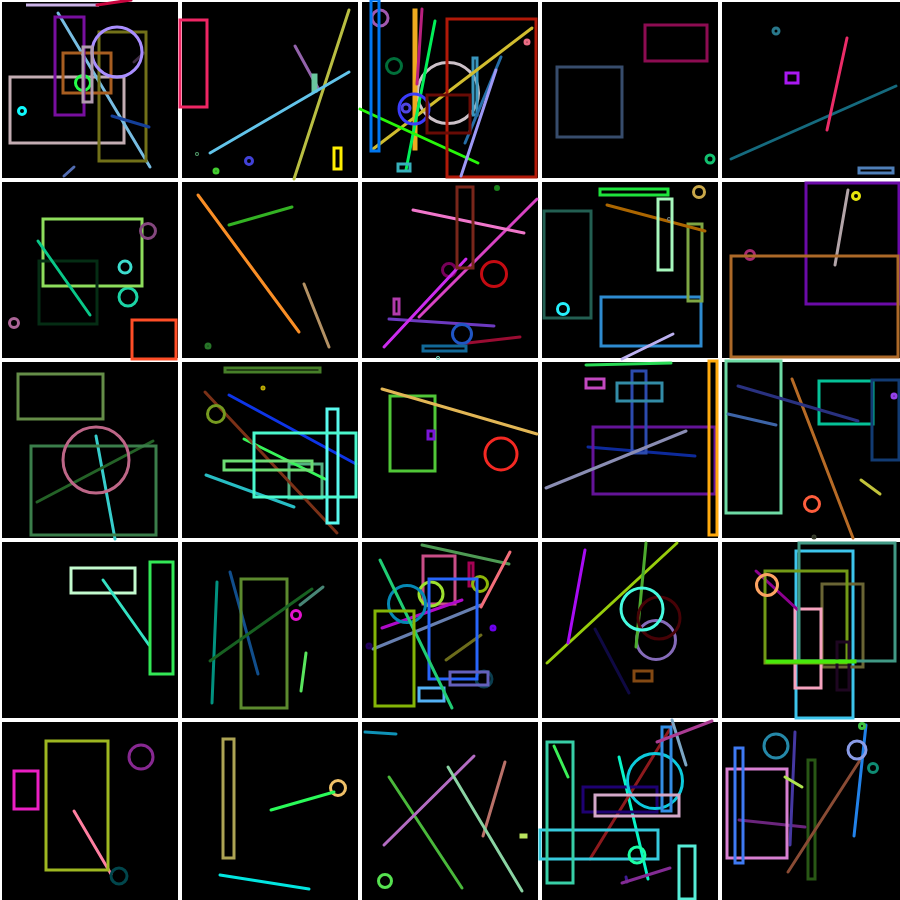
Frame 1 (no input)
Frame 60 (no input): identical to frame 1, image omitted
Frame 120 (the mouse pressed at the canvas centre since frame 60): identical to frame 1, image omitted

The p5.js sketch that drew this single still picture (run headless with seeded random() and noise() and a simulated clock; from frame 60 on, the mouse is pressed at the canvas centre):

// p5.js sketch
// ── sketch.js
let game;

let population

const sw = 900;
const sh = 900;


function setup() {
  createCanvas(sw,sh);

  population = new Population();

  const button = createButton('Next Generation');
  button.mousePressed(getNextGen);
}

function draw() {
  background(0);

  population.draw();
}

function mouseClicked(event) {
  population.clicked(event);
}

function getNextGen() {
  population.nextGen();
}
// ── Dna.js
class Dna {
  constructor(w, h) {
    this.w = w;
    this.h = h;
    this.comps = [];
    const amount = Math.floor(random(3,21));
    for (let i = 0; i < amount; i++) {
      this.comps.push(this.makeRandomComponent());
    }
  }


  makeRandomLine() {
    const x1 = Math.floor(random(this.w));
    const y1 = Math.floor(random(this.h));
    const x2 = Math.floor(random(this.w));
    const y2 = Math.floor(random(this.h));
    const cr = Math.floor(random(256));
    const cg = Math.floor(random(256));
    const cb = Math.floor(random(256));
    return {
      type: "Line",
      x1, y1, x2, y2, cr, cg, cb
    }
  }

  makeRandomCircle() {
    const x = Math.floor(random(this.w));
    const y = Math.floor(random(this.h));
    const minDistToEdge = Math.min(x, y, this.w - x, this.h - y);
    const r = Math.floor(random(0, minDistToEdge));
    const cr = Math.floor(random(256));
    const cg = Math.floor(random(256));
    const cb = Math.floor(random(256));
    return {
      type: "Circle",
      x, y, r, cr, cg, cb
    }
  }

  makeRandomRect() {
    const x1 = Math.floor(random(this.w));
    const y1 = Math.floor(random(this.h));
    const x2 = Math.floor(random(this.w));
    const y2 = Math.floor(random(this.h));
    const x = Math.min(x1, x2);
    const y = Math.min(y1, y2);
    const w = Math.abs(x2 - x1);
    const h = Math.abs(y2 - y1);
    const cr = Math.floor(random(256));
    const cg = Math.floor(random(256));
    const cb = Math.floor(random(256));
    return {
      type: "Rect",
      x, y, w, h, cr, cg, cb
    }
  }

  makeRandomComponent() {
    const type = Math.floor(random(3));
    if (type === 0) {
      return this.makeRandomLine();
    } else if (type === 1) {
      return this.makeRandomRect();
    } else if (type === 2) {
      return this.makeRandomCircle();
    }
  }


  crossover(other) {
    // pick random elements for both parents

    console.log("crossover");

    const cross = new Dna(this.w, this.h);
    cross.comps = [];

    const amountToTake1 = Math.floor(Math.random() * this.comps.length );
    const shuffled1 = this.comps.sort(() => .5 - Math.random());
    console.log(amountToTake1, shuffled1, shuffled1.slice(0, amountToTake1));
    cross.comps = cross.comps.concat(shuffled1.slice(0, amountToTake1));

    const amountToTake2 = Math.floor(Math.random() * other.comps.length);
    const shuffled2 = other.comps.sort(() => .5 - Math.random());
    cross.comps = cross.comps.concat(shuffled2.slice(0, amountToTake2));

    console.log(cross.comps);

    return cross;
  }

  mutate(rate) {
    let numOfNewEles = 0;
    this.comps.map(comp => {
      if (Math.random() < .05 * rate) {
        // mutate em
        const type = Math.floor(random(4));
        if (type === 0) { // change position
          if (comp.type === "Line") {
            comp.x1 = constrain(comp.x1 + random(-5,5), 0, this.w);
            comp.x2 = constrain(comp.x2 + random(-5,5), 0, this.w);
            comp.y1 = constrain(comp.y1 + random(-5,5), 0, this.h);
            comp.y2 = constrain(comp.y2 + random(-5,5), 0, this.h);
          } else if (comp.type === "Rect") {
            comp.x = constrain(comp.x + random(-5,5), 0, this.w-5);
            comp.y = constrain(comp.y + random(-5,5), 0, this.h-5);
            comp.w = constrain(comp.w + random(-5, 5), 0,  this.w - comp.x);
            comp.h = constrain(comp.h + random(-5, 5), 0,  this.h - comp.y);
          }
          return comp;
        } else if (type === 1) {
          return this.makeRandomComponent();
        } else if (type === 2) { // delete
          return false;
        } else if (type === 3) {
          numOfNewEles++;
        }
      }
    }).filter(x => x !== false)

    while (numOfNewEles > 0) {
      this.comps.push(this.makeRandomComponent());
      numOfNewEles--;
    }

  }
}
// ── Drawing.js
class Drawing {
  constructor() {
    this.w = sw/5;
    this.h = sh/5;
    this.dna = [];
    const amount = Math.floor(random(3,21));
    for (let i = 0; i < amount; i++) {
      this.dna.push(this.makeRandomComponent());
    }
  }

  draw(ox, oy) {
    for (const comp of this.dna) {
      stroke(comp.cr, comp.cg, comp.cb);
      if (comp.type === "Line") {
        line(comp.x1+ox, comp.y1+oy, comp.x2+ox, comp.y2+oy);
      } else if (comp.type === "Circle") {
        ellipse(comp.x+ox, comp.y+oy, comp.r, comp.r);
      } else if (comp.type === "Rect") {
        rect(comp.x+ox, comp.y+oy, comp.w, comp.h);
      }
    }
  }

  mate(other, mutationRate) {
    const child = new Drawing();
    child.dna = this.crossover(other);
    child.mutate(mutationRate);
    return child;
  }

  crossover(other) {
    // pick random elements for both parents

    console.log("crossover");

    const amountToTake1 = Math.floor((Math.random() * .5 + .5) * this.dna.length);
    const shuffled1 = this.dna.sort(() => .5 - Math.random());

    const amountToTake2 = Math.floor((Math.random() * .5 + .5) * other.dna.length);
    const shuffled2 = other.dna.sort(() => .5 - Math.random());

    return [].concat(shuffled1.slice(0, amountToTake1))
             .concat(shuffled2.slice(0, amountToTake2));
  }

  mutate(rate) {
    let numOfNewEles = 0;
    this.dna.map(comp => {
      if (Math.random() < .05 * rate) {
        // mutate em
        const type = Math.floor(random(4));
        if (type === 0) { // change position
          if (comp.type === "Line") {
            comp.x1 = constrain(comp.x1 + random(-5,5), 0, this.w);
            comp.x2 = constrain(comp.x2 + random(-5,5), 0, this.w);
            comp.y1 = constrain(comp.y1 + random(-5,5), 0, this.h);
            comp.y2 = constrain(comp.y2 + random(-5,5), 0, this.h);
          } else if (comp.type === "Rect") {
            comp.x = constrain(comp.x + random(-5,5), 0, this.w-5);
            comp.y = constrain(comp.y + random(-5,5), 0, this.h-5);
            comp.w = constrain(comp.w + random(-5, 5), 0,  this.w - comp.x);
            comp.h = constrain(comp.h + random(-5, 5), 0,  this.h - comp.y);
          }
          return comp;
        } else if (type === 1) {
          return this.makeRandomComponent();
        } else if (type === 2) { // delete
          return false;
        } else if (type === 3) {
          numOfNewEles++;
        }
      }
    }).filter(x => x !== false)

    while (numOfNewEles > 0) {
      this.dna.push(this.makeRandomComponent());
      numOfNewEles--;
    }
  }

  makeRandomLine() {
    const x1 = Math.floor(random(this.w));
    const y1 = Math.floor(random(this.h));
    const x2 = Math.floor(random(this.w));
    const y2 = Math.floor(random(this.h));
    const cr = Math.floor(random(256));
    const cg = Math.floor(random(256));
    const cb = Math.floor(random(256));
    return {
      type: "Line",
      x1, y1, x2, y2, cr, cg, cb
    }
  }

  makeRandomCircle() {
    const x = Math.floor(random(this.w));
    const y = Math.floor(random(this.h));
    const minDistToEdge = Math.min(x, y, this.w - x, this.h - y);
    const r = Math.floor(random(0, minDistToEdge));
    const cr = Math.floor(random(256));
    const cg = Math.floor(random(256));
    const cb = Math.floor(random(256));
    return {
      type: "Circle",
      x, y, r, cr, cg, cb
    }
  }

  makeRandomRect() {
    const x1 = Math.floor(random(this.w));
    const y1 = Math.floor(random(this.h));
    const x2 = Math.floor(random(this.w));
    const y2 = Math.floor(random(this.h));
    const x = Math.min(x1, x2);
    const y = Math.min(y1, y2);
    const w = Math.abs(x2 - x1);
    const h = Math.abs(y2 - y1);
    const cr = Math.floor(random(256));
    const cg = Math.floor(random(256));
    const cb = Math.floor(random(256));
    return {
      type: "Rect",
      x, y, w, h, cr, cg, cb
    }
  }

  makeRandomComponent() {
    const type = Math.floor(random(3));
    if (type === 0) {
      return this.makeRandomLine();
    } else if (type === 1) {
      return this.makeRandomRect();
    } else if (type === 2) {
      return this.makeRandomCircle();
    }
  }
}

// ── Population.js
const popSize = 25;

class Population {
  constructor() {
    this.drawings = [];
    for (let i = 0; i < popSize; i++) {
      this.drawings.push(new Drawing());
    }

    this.selections = new Set();
  }

  clicked (event) {
    const clickedX = Math.floor(event.clientX / (sw/Math.sqrt(popSize)));
    const clickedy = Math.floor(event.clientY / (sh/Math.sqrt(popSize)));
    if (clickedX > 4 || clickedy > 4) return false;
    const tag = `${clickedX}:${clickedy}`;
    if (this.selections.has(tag)) {
      this.selections.delete(tag)
    } else if (this.selections.size < 5){
      this.selections.add(tag);
    }
  }

  draw() {
    noFill()
    strokeWeight(4);
    for (let i = 0; i < Math.sqrt(popSize); i++) {
      stroke(255)
      const size = sw / Math.sqrt(popSize);
      line(i*size, 0, i*size, sh);
      line(0,i*size,sw,i*size);
    }
    strokeWeight(3);
    this.drawings.forEach((drawing, index) => {
      const ox = (index % 5) * (sw/5);
      const oy = ((index - index % 5)/5) * (sh/5);
      const tag = `${ox/(sw/5)}:${oy/(sh/5)}`;
      if(this.selections.has(tag)) {
        fill(255,255,0);
        noStroke();
        rect(ox,oy,sw/5,sh/5);
        noFill();
      }
      drawing.draw(ox, oy);
    })
  }

  nextGen() {
    if (this.selections.size <= 0) return
    const matingpool = [];
    const nextGen = [];
    for (const tag of this.selections.keys()) {
      const cords = tag.split(":");
      const index = cords[1]*5 + +cords[0];

      // add this to the mating pool twice
      for (let i = 0; i < 4; i++) {
        matingpool.push(this.drawings[index]);
      }

      // add your favorites to the generation
      nextGen.push(this.drawings[index]);
    }

    // add five people to mating pool from last generation
    for (let i = 0; i < 3; i++) {
      const rndEle = random(this.drawings);
      matingpool.push(rndEle);
    }

    const oldLength = this.selections.size;
    this.selections.clear();

    for (let i = 0, j = 1; i < 15; i++, j+=.1) {
      const parent1 = random(matingpool);
      const parent2 = random(matingpool);
      const child = parent1.mate(parent2, j);
      nextGen.push(child);
    }

    for (let i = 0; i < 5 + (5-oldLength); i++) {
      nextGen.push(new Drawing());
    }

    this.drawings = nextGen;
  }

}
